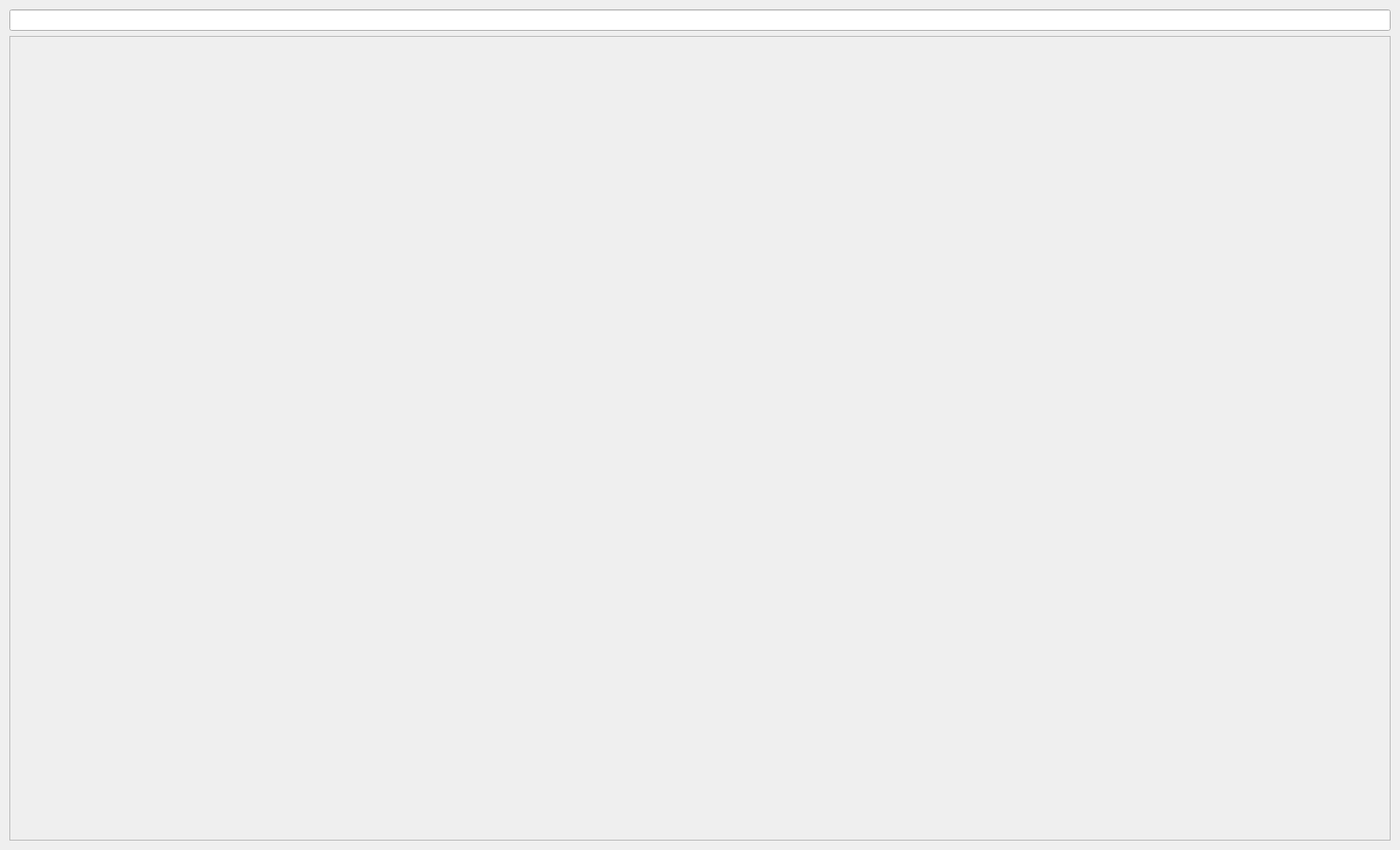
<?xml version="1.0" encoding="UTF-8"?>
<ui version="4.0">
 <class>Dialog</class>
 <widget class="QDialog" name="Dialog">
  <property name="geometry">
   <rect>
    <x>0</x>
    <y>0</y>
    <width>1636</width>
    <height>993</height>
   </rect>
  </property>
  <property name="font">
   <font>
    <family>Wix Madefor Display</family>
   </font>
  </property>
  <property name="windowTitle">
   <string>Wide3 Waterfall</string>
  </property>
  <property name="sizeGripEnabled">
   <bool>false</bool>
  </property>
  <property name="modal">
   <bool>false</bool>
  </property>
  <layout class="QGridLayout" name="gridLayout">
   <item row="0" column="0" colspan="2">
    <widget class="QLineEdit" name="lineEdit"/>
   </item>
   <item row="1" column="0" colspan="2">
    <widget class="QFrame" name="framePlotsView">
     <property name="frameShape">
      <enum>QFrame::Shape::StyledPanel</enum>
     </property>
     <layout class="QGridLayout" name="gridLayout_3">
      <item row="0" column="0" rowspan="2" colspan="2">
       <layout class="QVBoxLayout" name="verticalLayout"/>
      </item>
     </layout>
    </widget>
   </item>
  </layout>
 </widget>
 <resources/>
 <connections/>
</ui>
